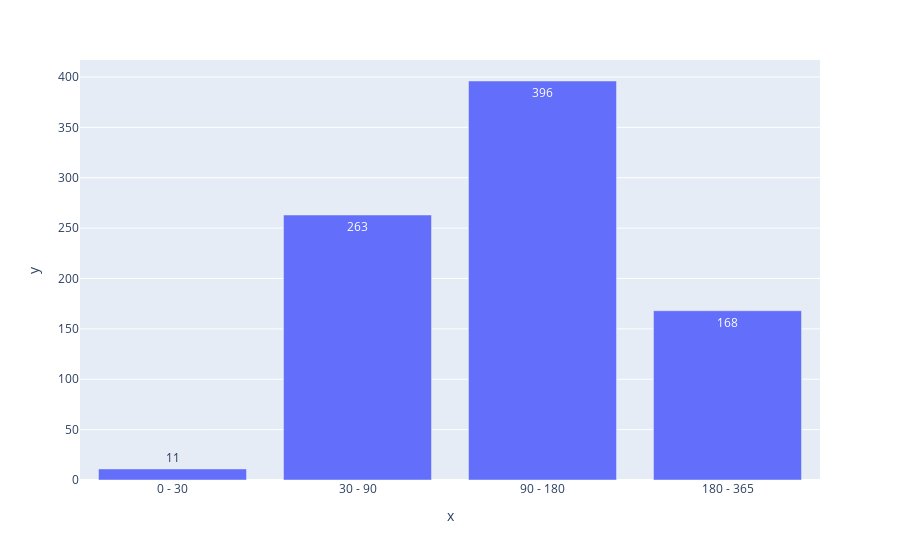

Notebook cell for this chart:
### Code cell
px.bar(x=prom.index, y=prom.kol_vo, text=prom.kol_vo)

### Figure 1 — Plotly figure (JSON) as saved in the notebook; plotly's stock layout.template omitted (floating-point values rounded to 4 significant figures)
{"data": [{"alignmentgroup": "True", "hovertemplate": "x=%{x}<br>y=%{y}<br>text=%{text}<extra></extra>", "legendgroup": "", "marker": {"color": "#636efa"}, "name": "", "offsetgroup": "", "orientation": "v", "showlegend": false, "text": [11, 263, 396, 168], "textposition": "auto", "type": "bar", "x": ["0 - 30", "30 - 90", "90 - 180", "180 - 365"], "xaxis": "x", "y": [11, 263, 396, 168], "yaxis": "y"}], "layout": {"barmode": "relative", "legend": {"tracegroupgap": 0}, "margin": {"t": 60}, "xaxis": {"anchor": "y", "domain": [0, 1], "title": {"text": "x"}}, "yaxis": {"anchor": "x", "domain": [0, 1], "title": {"text": "y"}}}}
